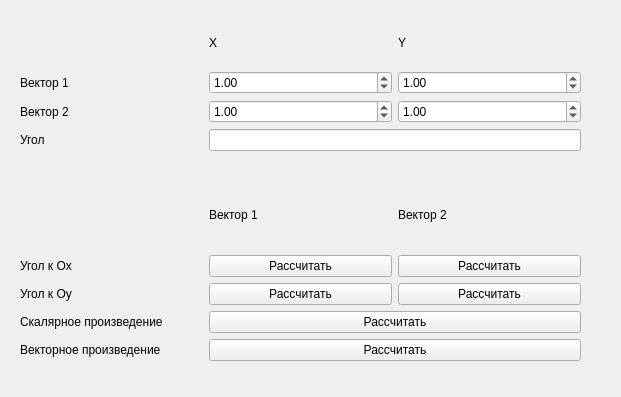
<?xml version="1.0" encoding="UTF-8"?>
<ui version="4.0">
 <class>Form</class>
 <widget class="QWidget" name="Form">
  <property name="geometry">
   <rect>
    <x>0</x>
    <y>0</y>
    <width>621</width>
    <height>397</height>
   </rect>
  </property>
  <property name="minimumSize">
   <size>
    <width>621</width>
    <height>397</height>
   </size>
  </property>
  <property name="maximumSize">
   <size>
    <width>621</width>
    <height>397</height>
   </size>
  </property>
  <property name="windowTitle">
   <string notr="true">Вектор в двумерном пространстве</string>
  </property>
  <widget class="QWidget" name="gridLayoutWidget">
   <property name="geometry">
    <rect>
     <x>20</x>
     <y>20</y>
     <width>561</width>
     <height>131</height>
    </rect>
   </property>
   <layout class="QGridLayout" name="gridVectors">
    <item row="2" column="0">
     <widget class="QLabel" name="LabelVector2">
      <property name="text">
       <string>Вектор 2</string>
      </property>
     </widget>
    </item>
    <item row="2" column="2">
     <widget class="QDoubleSpinBox" name="boxY2">
      <property name="minimum">
       <double>-1000.000000000000000</double>
      </property>
      <property name="maximum">
       <double>1000.000000000000000</double>
      </property>
      <property name="value">
       <double>1.000000000000000</double>
      </property>
     </widget>
    </item>
    <item row="1" column="1">
     <widget class="QDoubleSpinBox" name="boxX1">
      <property name="minimum">
       <double>-1000.000000000000000</double>
      </property>
      <property name="maximum">
       <double>1000.000000000000000</double>
      </property>
      <property name="value">
       <double>1.000000000000000</double>
      </property>
     </widget>
    </item>
    <item row="0" column="1">
     <widget class="QLabel" name="labelX">
      <property name="text">
       <string>X</string>
      </property>
     </widget>
    </item>
    <item row="1" column="2">
     <widget class="QDoubleSpinBox" name="boxY1">
      <property name="minimum">
       <double>-1000.000000000000000</double>
      </property>
      <property name="maximum">
       <double>1000.000000000000000</double>
      </property>
      <property name="value">
       <double>1.000000000000000</double>
      </property>
     </widget>
    </item>
    <item row="0" column="0">
     <widget class="QLabel" name="labelPlug">
      <property name="text">
       <string/>
      </property>
     </widget>
    </item>
    <item row="1" column="0">
     <widget class="QLabel" name="labelVector1">
      <property name="text">
       <string>Вектор 1 </string>
      </property>
     </widget>
    </item>
    <item row="2" column="1">
     <widget class="QDoubleSpinBox" name="boxX2">
      <property name="minimum">
       <double>-1000.000000000000000</double>
      </property>
      <property name="maximum">
       <double>1000.000000000000000</double>
      </property>
      <property name="value">
       <double>1.000000000000000</double>
      </property>
     </widget>
    </item>
    <item row="3" column="0">
     <widget class="QLabel" name="labelAngle">
      <property name="text">
       <string>Угол</string>
      </property>
     </widget>
    </item>
    <item row="0" column="2">
     <widget class="QLabel" name="labelY">
      <property name="text">
       <string>Y</string>
      </property>
     </widget>
    </item>
    <item row="3" column="1" colspan="2">
     <widget class="QLineEdit" name="boxAngle">
      <property name="readOnly">
       <bool>true</bool>
      </property>
     </widget>
    </item>
   </layout>
  </widget>
  <widget class="QWidget" name="gridLayoutWidget_2">
   <property name="geometry">
    <rect>
     <x>20</x>
     <y>180</y>
     <width>561</width>
     <height>181</height>
    </rect>
   </property>
   <layout class="QGridLayout" name="gridLayout">
    <item row="3" column="0">
     <widget class="QLabel" name="labelScalarProduct">
      <property name="text">
       <string>Скалярное произведение</string>
      </property>
     </widget>
    </item>
    <item row="0" column="0">
     <widget class="QLabel" name="labelPlug_2">
      <property name="text">
       <string/>
      </property>
     </widget>
    </item>
    <item row="1" column="0">
     <widget class="QLabel" name="labelXAngle">
      <property name="text">
       <string>Угол к Ox</string>
      </property>
     </widget>
    </item>
    <item row="2" column="0">
     <widget class="QLabel" name="labelYAngle">
      <property name="text">
       <string>Угол к Oy</string>
      </property>
     </widget>
    </item>
    <item row="0" column="1">
     <widget class="QLabel" name="labelVector1C">
      <property name="text">
       <string>Вектор 1</string>
      </property>
     </widget>
    </item>
    <item row="0" column="2">
     <widget class="QLabel" name="labelVector2C">
      <property name="text">
       <string>Вектор 2</string>
      </property>
     </widget>
    </item>
    <item row="4" column="0">
     <widget class="QLabel" name="labelVectorProduct">
      <property name="text">
       <string>Векторное произведение</string>
      </property>
     </widget>
    </item>
    <item row="1" column="1">
     <widget class="QPushButton" name="buttonXAngle1">
      <property name="text">
       <string>Рассчитать</string>
      </property>
     </widget>
    </item>
    <item row="1" column="2">
     <widget class="QPushButton" name="buttonXAngle2">
      <property name="text">
       <string>Рассчитать</string>
      </property>
     </widget>
    </item>
    <item row="2" column="1">
     <widget class="QPushButton" name="buttonYAngle1">
      <property name="text">
       <string>Рассчитать</string>
      </property>
     </widget>
    </item>
    <item row="2" column="2">
     <widget class="QPushButton" name="buttonYAngle2">
      <property name="text">
       <string>Рассчитать</string>
      </property>
     </widget>
    </item>
    <item row="3" column="1" colspan="2">
     <widget class="QPushButton" name="buttonScalarProduct">
      <property name="text">
       <string>Рассчитать</string>
      </property>
     </widget>
    </item>
    <item row="4" column="1" colspan="2">
     <widget class="QPushButton" name="buttonVectorProduct">
      <property name="text">
       <string>Рассчитать</string>
      </property>
     </widget>
    </item>
   </layout>
  </widget>
 </widget>
 <resources/>
 <connections/>
</ui>
